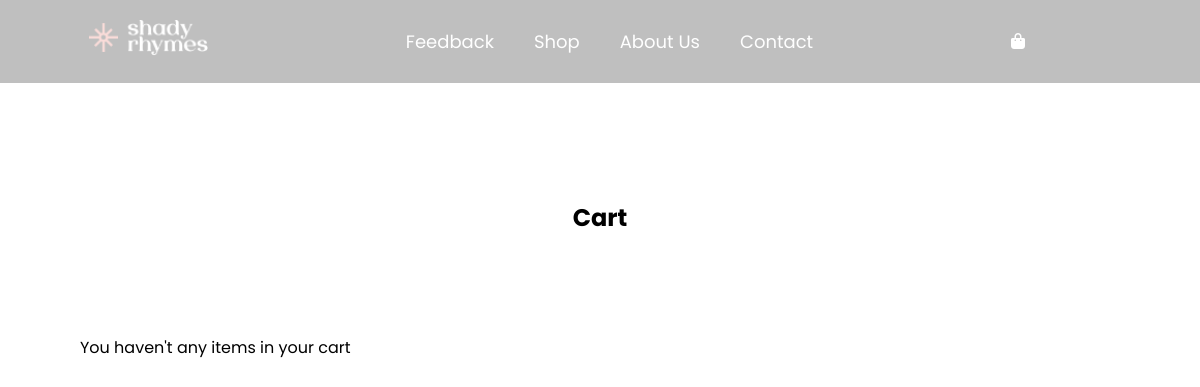
The page /user/cart/ on the database as committed earlier.
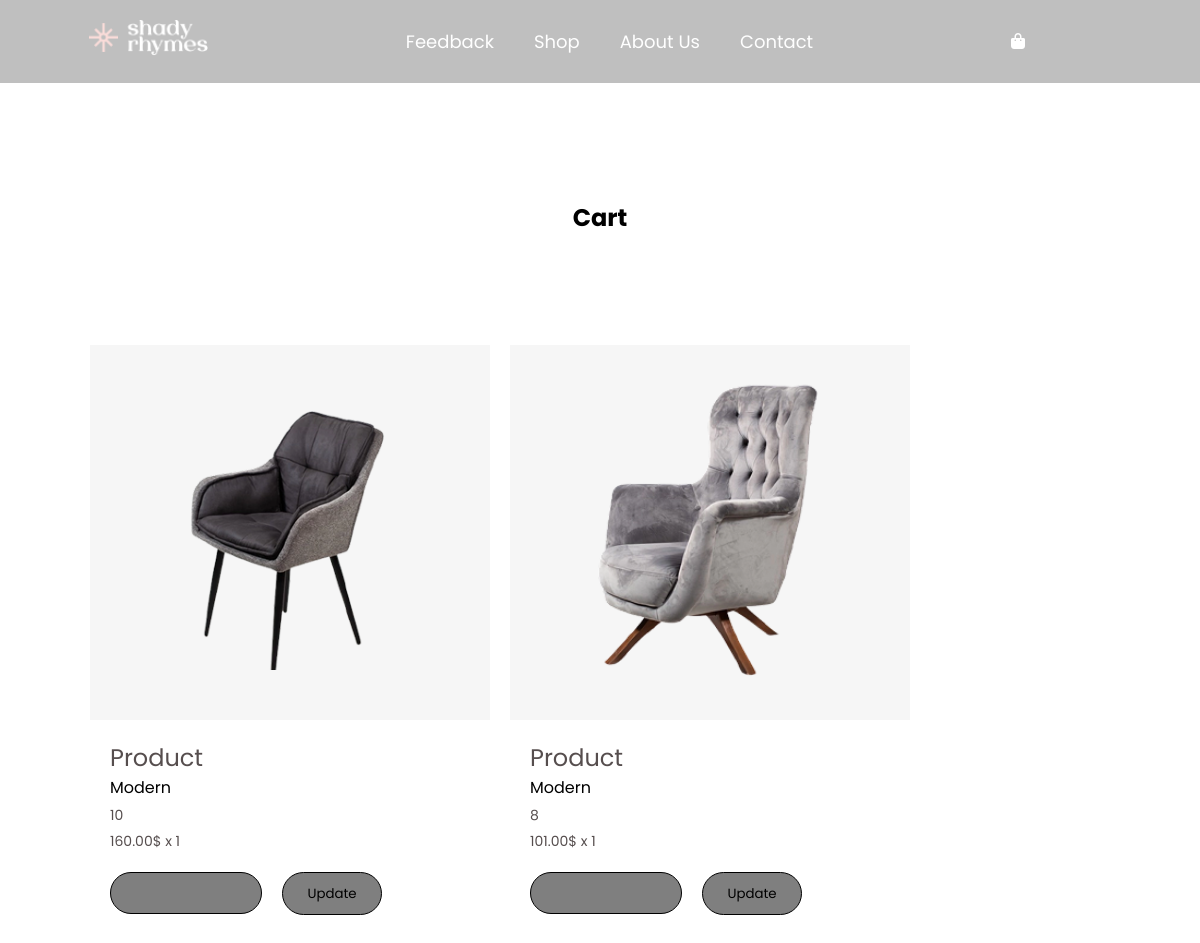
The same page on the database as committed later.
### apps/user_feedback/models.py (models this page shows, shortened)
class CartItem(models.Model):
    cart = models.ForeignKey(Cart, on_delete=models.CASCADE, related_name="items")
    product = models.ForeignKey(Product, on_delete=models.CASCADE)
    quantity = models.PositiveIntegerField(default=1)
    added_at = models.DateTimeField(auto_now_add=True)

### apps/core/models.py (models this page shows, shortened)
class Product(models.Model):
    category = models.ForeignKey(Category, on_delete=models.DO_NOTHING, null=True, blank=True)
    name = models.CharField(max_length=100)
    description = models.TextField(null=True, blank=True)
    price = models.DecimalField(max_digits=10, decimal_places=2)
    image = models.ImageField(upload_to='images/')
    rating = models.PositiveSmallIntegerField(validators=[MaxValueValidator(Decimal("10"))])
    is_active = models.BooleanField(default=True)
    created_at = models.DateTimeField(auto_now_add=True)
    slugify = models.SlugField(unique=True, blank=True)

class Category(models.Model):
    name = models.CharField(max_length=100)
    slugify = models.SlugField(unique=True, blank=True)

### apps/user_feedback/views.py (the view)
class CartView(ListView):
    template_name = "user/cart.html"
    context_object_name = "item"
    paginate_by = 5
    model = CartItem

### template/user/cart.html (shortened to what this page needs)
{% extends 'base.html' %}
{% block content %}
<section class="cart_section">
    <h1 class="cart_title">Cart</h1>
    <ul class="cataloge_list">
        {% for i in  item%}
            <li class="products_item">
                <a href="{% url 'core:product_detail' i.product.slugify %}">
                    <div class="products_img_container">
                        <img class="products_image" src="{{i.product.image.url}}" alt="{{i.product.name}}">
                    </div>
                    <div class="products_content">
                        <h1 class="products_name">{{i.product.name}}</h1>
                        {% if i.product.category %}
                            <p class="products_category">{{i.product.category.name}}</p>
                        {% endif %}
                        <p class="products_data">{{i.product.rating}}</p>
                        <p class="products_data">{{i.product.price}}$ x {{i.quantity}}</p>
                    </div>
                </a>
                <form class="qty_form" action="{% url 'user_feedback:set_qty' i.product.slugify %}">
                    <input class="qty_input" type="text" name="quantity" value="{{ it.quantity }}" min="1">
                    <button type="submit" class="qty_btn">Update</button>
                </form>
            </li>
        {% empty %}
            <p>You haven't any items in your cart</p>
        {% endfor %}
    </ul>
</section>
{% endblock content %}

Rows that differ between the two databases and show on the page:
added CartItem: product.image (picture), product.name "Product", product.category.name "Modern", product.rating "10", product.price "160.00", quantity "1"
added CartItem: product.image (picture), product.name "Product", product.category.name "Modern", product.rating "8", product.price "101.00", quantity "1"
Other text that changed with them:
text no longer shown: "You haven't any items in your cart"
